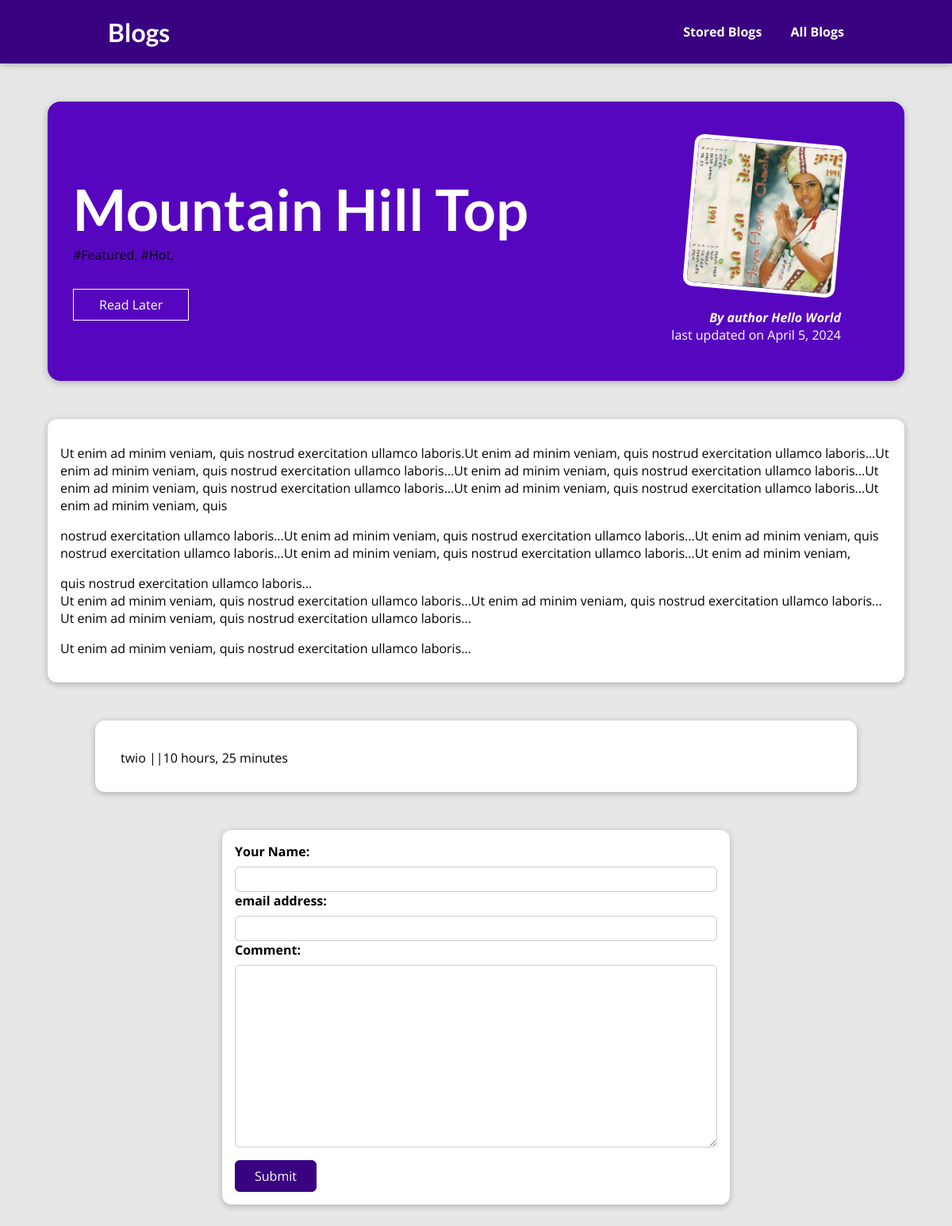
Before: /posts/mountain-hill-top with the older database file.
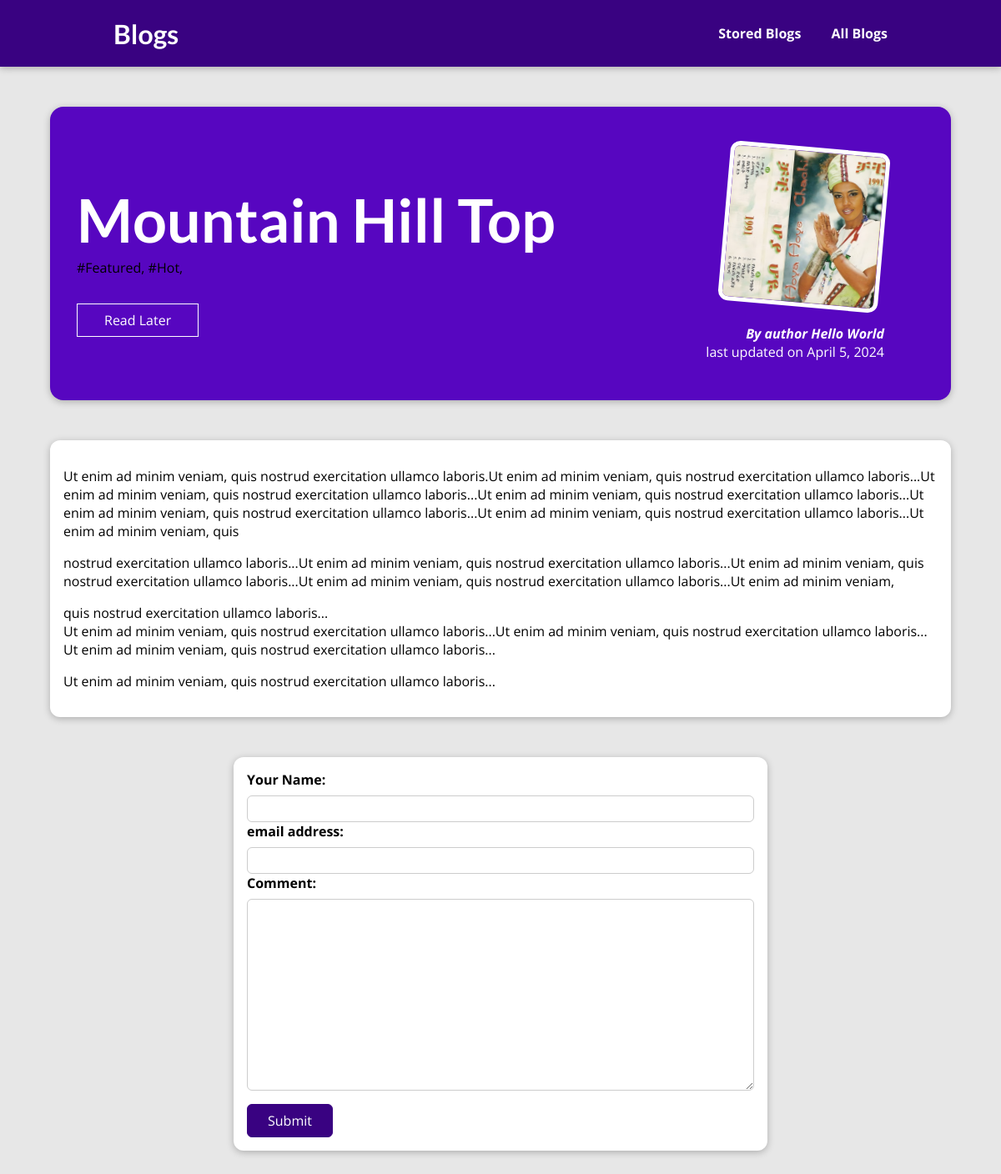
After: the same page with the newer database file.
### blog/models.py (models this page shows)
class Tag(models.Model):
    caption = models.CharField(max_length=30)
    def __str__(self):
        return f"{self.caption}"

class Comment(models.Model):
    username=models.CharField(max_length=100,default="")
    email=models.EmailField(default="")
    comment = models.TextField(max_length=300)
    date=models.DateField(auto_now=True)
    post=models.ForeignKey(Post,on_delete=models.CASCADE)
    def __str__(self):
        return f"{self.comment}"

### blog/views.py (the view)
# urls.py: path("posts/<slug:slug>", views.post_detail, name="post_detail"),
def post_detail(request, slug):
    if request.method=="POST":
        form=CommentForm(request.POST)
        post=Post.objects.get(slug=slug)
        if form.is_valid():
            f=form.save(commit=False)
            f.post=post
            f.save()
        return HttpResponseRedirect(f"/posts/{slug}")
    else:
        form=CommentForm()
        post = get_object_or_404(Post, slug=slug)
        tags= post.tags.all()
        comments=Comment.objects.filter(post__slug=slug).order_by("-date")
        context={"post":post,"tags":tags,"comments":comments,"form":form}
        return render(request, "blog/post_detail.html", context)

### blog/forms.py
class CommentForm(forms.ModelForm):
    class Meta:
        model=Comment
        exclude=['date','post']
        labels={"username":"Your Name","email":"email address"}

### blog/models.py (called while the page is built)
    def __str__(self):
        return f"{self.first_name} {self.last_name}"

### blog/templates/blog/post_detail.html (shortened to what this page needs)
{% extends "layout.html" %}
{% load static %}
    {% block css %}
      <link rel="stylesheet" href="{% static "blog/post_detail.css" %}"/>
      <link rel="stylesheet" href="{% static "blog/post.css" %}"/>
    {% endblock css %}
{% block content %}
    <section id="summary">
    <h2>{{post.title|title}}</h2>
    {% for tag in tags %}
        <span>#{{tag|title}},</span>
    {% endfor %}
    <div id="read-later">
    <form action="{% url "favorite_post" %}" method="POST">
        <button>Read Later</button>
    </form>
    </div>
    <article>
        <img src="{{post.image.url}}" alt="{{post.title}}">
        <address>By author <a href="mailto:{{post.author.email}}"> {{post.author|title}} </a></address>
        <div>last updated on {{post.date}} <time></time> </div>
    </article>
 </section>
 <main>
    <p>{{post.content|linebreaks}} </p>
 </main>
 {% if comments|length > 0 %}
  <section id="comments">
    <ul>
        {% for comment in comments %}
            <p>{{comment}} ||{{comment.date|timesince}} </p>
         {% endfor %}
    </ul>
  </section>
  {% endif %}
  <section id="comment-form">
    <form action="{{"/posts/"|add:post.slug}}" method="post">
        <div class="form-control">
        {% for field in form %}
        {{field.label_tag}}
        {{field}}
        {% endfor %}
        </div>
        <button>Submit</button>
    </form>
 </section>
{% endblock content %}

Changed rows visible on the page:
removed Comment: comment "twio", date "10 hours, 25 minutes"
